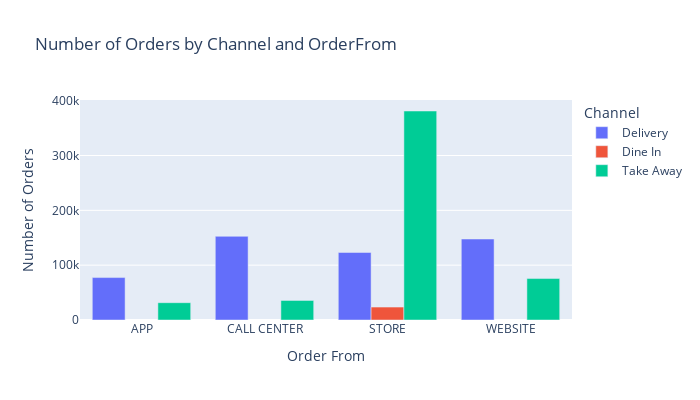

This figure's notebook cell:
### Code cell
order_counts = df.groupby(['Channel', 'OrderFrom']).size().reset_index(name='Count')

fig = px.bar(order_counts, x='OrderFrom', y='Count', color='Channel', barmode='group',
             title='Number of Orders by Channel and OrderFrom',
             labels={'OrderFrom': 'Order From', 'Count': 'Number of Orders', 'Channel': 'Channel'})

fig.update_layout(
    width=700, 
    height=400,  
)
fig.show()

### Figure 1 — Plotly figure (JSON) as saved in the notebook; plotly's stock layout.template omitted (floating-point values rounded to 4 significant figures)
{"data": [{"alignmentgroup": "True", "hovertemplate": "Channel=Delivery<br>Order From=%{x}<br>Number of Orders=%{y}<extra></extra>", "legendgroup": "Delivery", "marker": {"color": "#636efa", "pattern": {"shape": ""}}, "name": "Delivery", "offsetgroup": "Delivery", "orientation": "v", "showlegend": true, "textposition": "auto", "type": "bar", "x": ["APP", "CALL CENTER", "STORE", "WEBSITE"], "xaxis": "x", "y": [77390, 152618, 123176, 147734], "yaxis": "y"}, {"alignmentgroup": "True", "hovertemplate": "Channel=Dine In<br>Order From=%{x}<br>Number of Orders=%{y}<extra></extra>", "legendgroup": "Dine In", "marker": {"color": "#EF553B", "pattern": {"shape": ""}}, "name": "Dine In", "offsetgroup": "Dine In", "orientation": "v", "showlegend": true, "textposition": "auto", "type": "bar", "x": ["STORE"], "xaxis": "x", "y": [23507], "yaxis": "y"}, {"alignmentgroup": "True", "hovertemplate": "Channel=Take Away<br>Order From=%{x}<br>Number of Orders=%{y}<extra></extra>", "legendgroup": "Take Away", "marker": {"color": "#00cc96", "pattern": {"shape": ""}}, "name": "Take Away", "offsetgroup": "Take Away", "orientation": "v", "showlegend": true, "textposition": "auto", "type": "bar", "x": ["APP", "CALL CENTER", "STORE", "WEBSITE"], "xaxis": "x", "y": [31550, 35793, 381201, 75606], "yaxis": "y"}], "layout": {"barmode": "group", "height": 400, "legend": {"title": {"text": "Channel"}, "tracegroupgap": 0}, "title": {"text": "Number of Orders by Channel and OrderFrom"}, "width": 700, "xaxis": {"anchor": "y", "domain": [0, 1], "title": {"text": "Order From"}}, "yaxis": {"anchor": "x", "domain": [0, 1], "title": {"text": "Number of Orders"}}}}
